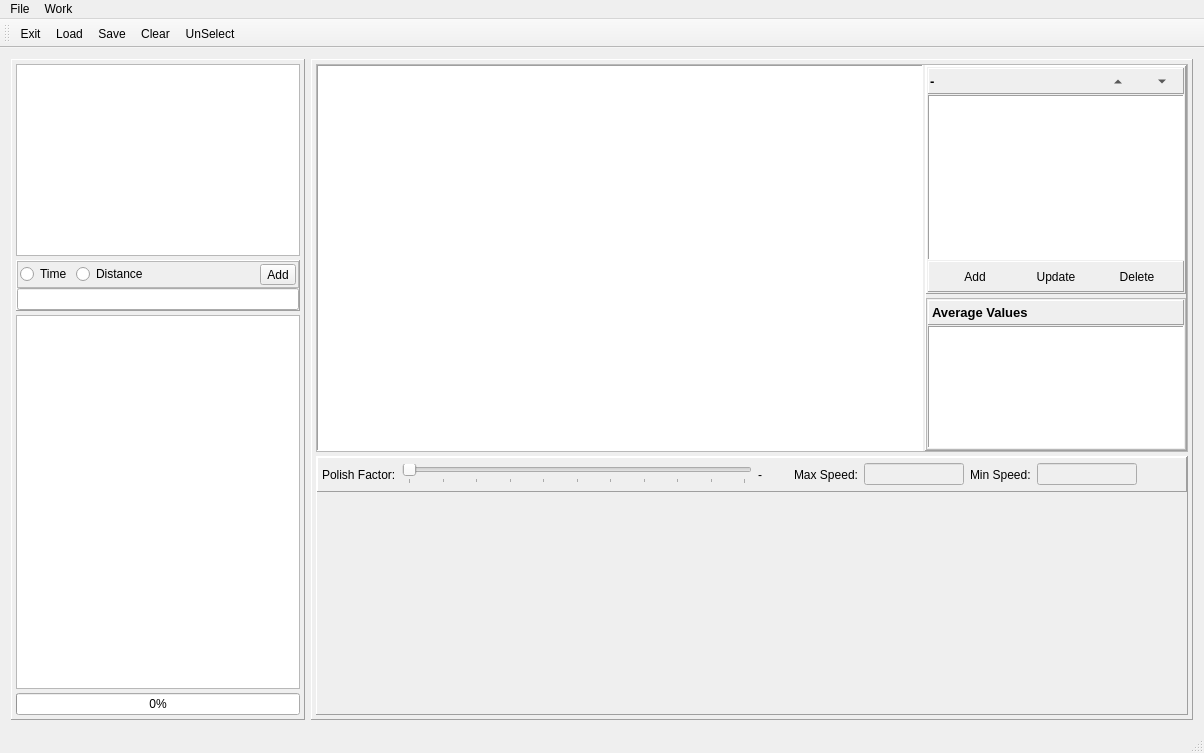
<?xml version="1.0" encoding="UTF-8"?>
<ui version="4.0">
 <class>MainWindow</class>
 <widget class="QMainWindow" name="MainWindow">
  <property name="geometry">
   <rect>
    <x>0</x>
    <y>0</y>
    <width>1204</width>
    <height>753</height>
   </rect>
  </property>
  <property name="windowTitle">
   <string>MainWindow</string>
  </property>
  <widget class="QWidget" name="centralWidget">
   <layout class="QHBoxLayout" name="horizontalLayout">
    <item>
     <widget class="QFrame" name="frame_activity">
      <property name="sizePolicy">
       <sizepolicy hsizetype="Preferred" vsizetype="Preferred">
        <horstretch>1</horstretch>
        <verstretch>0</verstretch>
       </sizepolicy>
      </property>
      <property name="minimumSize">
       <size>
        <width>250</width>
        <height>0</height>
       </size>
      </property>
      <property name="maximumSize">
       <size>
        <width>350</width>
        <height>16777215</height>
       </size>
      </property>
      <property name="frameShape">
       <enum>QFrame::Panel</enum>
      </property>
      <property name="frameShadow">
       <enum>QFrame::Raised</enum>
      </property>
      <layout class="QVBoxLayout" name="verticalLayout">
       <property name="spacing">
        <number>4</number>
       </property>
       <property name="leftMargin">
        <number>4</number>
       </property>
       <property name="topMargin">
        <number>4</number>
       </property>
       <property name="rightMargin">
        <number>4</number>
       </property>
       <property name="bottomMargin">
        <number>4</number>
       </property>
       <item>
        <widget class="QTableView" name="tableView_actInfo">
         <property name="minimumSize">
          <size>
           <width>0</width>
           <height>0</height>
          </size>
         </property>
         <property name="showGrid">
          <bool>true</bool>
         </property>
         <property name="gridStyle">
          <enum>Qt::SolidLine</enum>
         </property>
        </widget>
       </item>
       <item>
        <widget class="QFrame" name="frame_content">
         <property name="minimumSize">
          <size>
           <width>0</width>
           <height>50</height>
          </size>
         </property>
         <property name="frameShape">
          <enum>QFrame::Panel</enum>
         </property>
         <property name="frameShadow">
          <enum>QFrame::Raised</enum>
         </property>
         <layout class="QVBoxLayout" name="verticalLayout_4">
          <property name="spacing">
           <number>0</number>
          </property>
          <property name="leftMargin">
           <number>0</number>
          </property>
          <property name="topMargin">
           <number>0</number>
          </property>
          <property name="rightMargin">
           <number>0</number>
          </property>
          <property name="bottomMargin">
           <number>0</number>
          </property>
          <item>
           <widget class="QFrame" name="frame_contentControl">
            <property name="frameShape">
             <enum>QFrame::StyledPanel</enum>
            </property>
            <property name="frameShadow">
             <enum>QFrame::Raised</enum>
            </property>
            <layout class="QHBoxLayout" name="horizontalLayout_2">
             <property name="spacing">
              <number>4</number>
             </property>
             <property name="leftMargin">
              <number>2</number>
             </property>
             <property name="topMargin">
              <number>2</number>
             </property>
             <property name="rightMargin">
              <number>2</number>
             </property>
             <property name="bottomMargin">
              <number>2</number>
             </property>
             <item>
              <widget class="QRadioButton" name="radioButton_time">
               <property name="text">
                <string>Time</string>
               </property>
              </widget>
             </item>
             <item>
              <widget class="QRadioButton" name="radioButton_distance">
               <property name="text">
                <string>Distance</string>
               </property>
              </widget>
             </item>
             <item>
              <spacer name="horizontalSpacer">
               <property name="orientation">
                <enum>Qt::Horizontal</enum>
               </property>
               <property name="sizeHint" stdset="0">
                <size>
                 <width>40</width>
                 <height>20</height>
                </size>
               </property>
              </spacer>
             </item>
             <item>
              <widget class="QToolButton" name="toolButton_putInt">
               <property name="text">
                <string>Add</string>
               </property>
              </widget>
             </item>
            </layout>
           </widget>
          </item>
          <item>
           <widget class="QLineEdit" name="lineEdit_workcontent"/>
          </item>
         </layout>
        </widget>
       </item>
       <item>
        <widget class="QListView" name="listView_files">
         <property name="sizePolicy">
          <sizepolicy hsizetype="Expanding" vsizetype="Expanding">
           <horstretch>0</horstretch>
           <verstretch>2</verstretch>
          </sizepolicy>
         </property>
        </widget>
       </item>
       <item>
        <widget class="QProgressBar" name="progressBar_save">
         <property name="value">
          <number>0</number>
         </property>
         <property name="alignment">
          <set>Qt::AlignJustify|Qt::AlignVCenter</set>
         </property>
         <property name="textVisible">
          <bool>true</bool>
         </property>
        </widget>
       </item>
      </layout>
     </widget>
    </item>
    <item>
     <widget class="QFrame" name="frame_workout">
      <property name="sizePolicy">
       <sizepolicy hsizetype="Preferred" vsizetype="Preferred">
        <horstretch>3</horstretch>
        <verstretch>0</verstretch>
       </sizepolicy>
      </property>
      <property name="frameShape">
       <enum>QFrame::Panel</enum>
      </property>
      <property name="frameShadow">
       <enum>QFrame::Raised</enum>
      </property>
      <layout class="QVBoxLayout" name="verticalLayout_2">
       <property name="spacing">
        <number>4</number>
       </property>
       <property name="leftMargin">
        <number>4</number>
       </property>
       <property name="topMargin">
        <number>4</number>
       </property>
       <property name="rightMargin">
        <number>4</number>
       </property>
       <property name="bottomMargin">
        <number>4</number>
       </property>
       <item>
        <widget class="QFrame" name="frame_intervall">
         <property name="sizePolicy">
          <sizepolicy hsizetype="Preferred" vsizetype="Preferred">
           <horstretch>0</horstretch>
           <verstretch>3</verstretch>
          </sizepolicy>
         </property>
         <property name="frameShape">
          <enum>QFrame::StyledPanel</enum>
         </property>
         <property name="frameShadow">
          <enum>QFrame::Raised</enum>
         </property>
         <layout class="QHBoxLayout" name="horizontalLayout_3">
          <property name="spacing">
           <number>2</number>
          </property>
          <property name="leftMargin">
           <number>0</number>
          </property>
          <property name="topMargin">
           <number>0</number>
          </property>
          <property name="rightMargin">
           <number>0</number>
          </property>
          <property name="bottomMargin">
           <number>0</number>
          </property>
          <item>
           <widget class="QTreeView" name="treeView_intervall">
            <property name="sizePolicy">
             <sizepolicy hsizetype="Expanding" vsizetype="Expanding">
              <horstretch>3</horstretch>
              <verstretch>0</verstretch>
             </sizepolicy>
            </property>
            <property name="font">
             <font>
              <pointsize>10</pointsize>
             </font>
            </property>
            <property name="autoFillBackground">
             <bool>false</bool>
            </property>
            <property name="frameShape">
             <enum>QFrame::Panel</enum>
            </property>
           </widget>
          </item>
          <item>
           <widget class="QFrame" name="frame_selection">
            <property name="minimumSize">
             <size>
              <width>0</width>
              <height>300</height>
             </size>
            </property>
            <property name="frameShape">
             <enum>QFrame::Panel</enum>
            </property>
            <property name="frameShadow">
             <enum>QFrame::Raised</enum>
            </property>
            <layout class="QVBoxLayout" name="verticalLayout_5">
             <property name="spacing">
              <number>4</number>
             </property>
             <property name="leftMargin">
              <number>0</number>
             </property>
             <property name="topMargin">
              <number>0</number>
             </property>
             <property name="rightMargin">
              <number>0</number>
             </property>
             <property name="bottomMargin">
              <number>0</number>
             </property>
             <item>
              <widget class="QFrame" name="frame_editInt">
               <property name="sizePolicy">
                <sizepolicy hsizetype="Preferred" vsizetype="Preferred">
                 <horstretch>0</horstretch>
                 <verstretch>3</verstretch>
                </sizepolicy>
               </property>
               <property name="frameShape">
                <enum>QFrame::Panel</enum>
               </property>
               <property name="frameShadow">
                <enum>QFrame::Raised</enum>
               </property>
               <layout class="QVBoxLayout" name="verticalLayout_7">
                <property name="spacing">
                 <number>1</number>
                </property>
                <property name="leftMargin">
                 <number>1</number>
                </property>
                <property name="topMargin">
                 <number>1</number>
                </property>
                <property name="rightMargin">
                 <number>1</number>
                </property>
                <property name="bottomMargin">
                 <number>1</number>
                </property>
                <item>
                 <widget class="QFrame" name="frame_int">
                  <property name="frameShape">
                   <enum>QFrame::Panel</enum>
                  </property>
                  <property name="frameShadow">
                   <enum>QFrame::Raised</enum>
                  </property>
                  <layout class="QHBoxLayout" name="horizontalLayout_5">
                   <property name="spacing">
                    <number>4</number>
                   </property>
                   <property name="leftMargin">
                    <number>1</number>
                   </property>
                   <property name="topMargin">
                    <number>1</number>
                   </property>
                   <property name="rightMargin">
                    <number>1</number>
                   </property>
                   <property name="bottomMargin">
                    <number>0</number>
                   </property>
                   <item>
                    <widget class="QLabel" name="label_lapType">
                     <property name="font">
                      <font>
                       <pointsize>10</pointsize>
                       <weight>75</weight>
                       <bold>true</bold>
                      </font>
                     </property>
                     <property name="frameShape">
                      <enum>QFrame::NoFrame</enum>
                     </property>
                     <property name="frameShadow">
                      <enum>QFrame::Raised</enum>
                     </property>
                     <property name="text">
                      <string>-</string>
                     </property>
                    </widget>
                   </item>
                   <item>
                    <widget class="QToolButton" name="toolButton_upInt">
                     <property name="minimumSize">
                      <size>
                       <width>40</width>
                       <height>0</height>
                      </size>
                     </property>
                     <property name="text">
                      <string>...</string>
                     </property>
                     <property name="autoRaise">
                      <bool>true</bool>
                     </property>
                     <property name="arrowType">
                      <enum>Qt::UpArrow</enum>
                     </property>
                    </widget>
                   </item>
                   <item>
                    <widget class="QToolButton" name="toolButton_downInt">
                     <property name="minimumSize">
                      <size>
                       <width>40</width>
                       <height>0</height>
                      </size>
                     </property>
                     <property name="text">
                      <string>...</string>
                     </property>
                     <property name="autoRaise">
                      <bool>true</bool>
                     </property>
                     <property name="arrowType">
                      <enum>Qt::DownArrow</enum>
                     </property>
                    </widget>
                   </item>
                  </layout>
                 </widget>
                </item>
                <item>
                 <widget class="QTableView" name="tableView_selectInt">
                  <property name="sizePolicy">
                   <sizepolicy hsizetype="Expanding" vsizetype="Expanding">
                    <horstretch>0</horstretch>
                    <verstretch>0</verstretch>
                   </sizepolicy>
                  </property>
                  <property name="maximumSize">
                   <size>
                    <width>300</width>
                    <height>16777215</height>
                   </size>
                  </property>
                  <property name="frameShape">
                   <enum>QFrame::Panel</enum>
                  </property>
                 </widget>
                </item>
                <item>
                 <widget class="QFrame" name="frame_controls">
                  <property name="frameShape">
                   <enum>QFrame::Panel</enum>
                  </property>
                  <property name="frameShadow">
                   <enum>QFrame::Raised</enum>
                  </property>
                  <layout class="QHBoxLayout" name="horizontalLayout_4">
                   <property name="spacing">
                    <number>2</number>
                   </property>
                   <property name="leftMargin">
                    <number>2</number>
                   </property>
                   <property name="topMargin">
                    <number>2</number>
                   </property>
                   <property name="rightMargin">
                    <number>2</number>
                   </property>
                   <property name="bottomMargin">
                    <number>2</number>
                   </property>
                   <item>
                    <widget class="QToolButton" name="toolButton_add">
                     <property name="minimumSize">
                      <size>
                       <width>70</width>
                       <height>25</height>
                      </size>
                     </property>
                     <property name="text">
                      <string>Add</string>
                     </property>
                     <property name="toolButtonStyle">
                      <enum>Qt::ToolButtonIconOnly</enum>
                     </property>
                     <property name="autoRaise">
                      <bool>true</bool>
                     </property>
                    </widget>
                   </item>
                   <item>
                    <widget class="QToolButton" name="toolButton_update">
                     <property name="minimumSize">
                      <size>
                       <width>70</width>
                       <height>25</height>
                      </size>
                     </property>
                     <property name="text">
                      <string>Update</string>
                     </property>
                     <property name="autoRaise">
                      <bool>true</bool>
                     </property>
                    </widget>
                   </item>
                   <item>
                    <widget class="QToolButton" name="toolButton_delete">
                     <property name="minimumSize">
                      <size>
                       <width>70</width>
                       <height>25</height>
                      </size>
                     </property>
                     <property name="text">
                      <string>Delete</string>
                     </property>
                     <property name="autoRaise">
                      <bool>true</bool>
                     </property>
                    </widget>
                   </item>
                  </layout>
                 </widget>
                </item>
               </layout>
              </widget>
             </item>
             <item>
              <widget class="QFrame" name="frame_avg">
               <property name="sizePolicy">
                <sizepolicy hsizetype="Preferred" vsizetype="Preferred">
                 <horstretch>0</horstretch>
                 <verstretch>2</verstretch>
                </sizepolicy>
               </property>
               <property name="frameShape">
                <enum>QFrame::StyledPanel</enum>
               </property>
               <property name="frameShadow">
                <enum>QFrame::Raised</enum>
               </property>
               <layout class="QVBoxLayout" name="verticalLayout_6">
                <property name="spacing">
                 <number>1</number>
                </property>
                <property name="leftMargin">
                 <number>1</number>
                </property>
                <property name="topMargin">
                 <number>1</number>
                </property>
                <property name="rightMargin">
                 <number>1</number>
                </property>
                <property name="bottomMargin">
                 <number>1</number>
                </property>
                <item>
                 <widget class="QLabel" name="label_avg">
                  <property name="minimumSize">
                   <size>
                    <width>0</width>
                    <height>25</height>
                   </size>
                  </property>
                  <property name="font">
                   <font>
                    <pointsize>10</pointsize>
                    <weight>75</weight>
                    <bold>true</bold>
                   </font>
                  </property>
                  <property name="frameShape">
                   <enum>QFrame::Panel</enum>
                  </property>
                  <property name="frameShadow">
                   <enum>QFrame::Raised</enum>
                  </property>
                  <property name="text">
                   <string>Average Values</string>
                  </property>
                 </widget>
                </item>
                <item>
                 <widget class="QTableView" name="tableView_avgValues">
                  <property name="sizePolicy">
                   <sizepolicy hsizetype="Expanding" vsizetype="Expanding">
                    <horstretch>0</horstretch>
                    <verstretch>0</verstretch>
                   </sizepolicy>
                  </property>
                  <property name="frameShape">
                   <enum>QFrame::Panel</enum>
                  </property>
                 </widget>
                </item>
               </layout>
              </widget>
             </item>
            </layout>
           </widget>
          </item>
         </layout>
        </widget>
       </item>
       <item>
        <widget class="QFrame" name="frame_polish">
         <property name="sizePolicy">
          <sizepolicy hsizetype="Preferred" vsizetype="Preferred">
           <horstretch>0</horstretch>
           <verstretch>2</verstretch>
          </sizepolicy>
         </property>
         <property name="frameShape">
          <enum>QFrame::Panel</enum>
         </property>
         <property name="frameShadow">
          <enum>QFrame::Raised</enum>
         </property>
         <layout class="QVBoxLayout" name="verticalLayout_3">
          <property name="spacing">
           <number>0</number>
          </property>
          <property name="leftMargin">
           <number>0</number>
          </property>
          <property name="topMargin">
           <number>0</number>
          </property>
          <property name="rightMargin">
           <number>0</number>
          </property>
          <property name="bottomMargin">
           <number>0</number>
          </property>
          <item>
           <widget class="QFrame" name="frame_control">
            <property name="sizePolicy">
             <sizepolicy hsizetype="Preferred" vsizetype="Preferred">
              <horstretch>0</horstretch>
              <verstretch>1</verstretch>
             </sizepolicy>
            </property>
            <property name="minimumSize">
             <size>
              <width>0</width>
              <height>25</height>
             </size>
            </property>
            <property name="maximumSize">
             <size>
              <width>16777215</width>
              <height>35</height>
             </size>
            </property>
            <property name="frameShape">
             <enum>QFrame::Panel</enum>
            </property>
            <property name="frameShadow">
             <enum>QFrame::Raised</enum>
            </property>
            <layout class="QHBoxLayout" name="horizontalLayout_6">
             <property name="leftMargin">
              <number>4</number>
             </property>
             <property name="topMargin">
              <number>4</number>
             </property>
             <property name="rightMargin">
              <number>4</number>
             </property>
             <property name="bottomMargin">
              <number>4</number>
             </property>
             <item>
              <widget class="QLabel" name="label">
               <property name="text">
                <string>Polish Factor:</string>
               </property>
              </widget>
             </item>
             <item>
              <widget class="QSlider" name="horizontalSlider_factor">
               <property name="minimumSize">
                <size>
                 <width>350</width>
                 <height>0</height>
                </size>
               </property>
               <property name="maximum">
                <number>10</number>
               </property>
               <property name="pageStep">
                <number>1</number>
               </property>
               <property name="value">
                <number>0</number>
               </property>
               <property name="sliderPosition">
                <number>0</number>
               </property>
               <property name="orientation">
                <enum>Qt::Horizontal</enum>
               </property>
               <property name="tickPosition">
                <enum>QSlider::TicksBelow</enum>
               </property>
               <property name="tickInterval">
                <number>1</number>
               </property>
              </widget>
             </item>
             <item>
              <widget class="QLabel" name="label_factorValue">
               <property name="minimumSize">
                <size>
                 <width>30</width>
                 <height>0</height>
                </size>
               </property>
               <property name="text">
                <string>-</string>
               </property>
              </widget>
             </item>
             <item>
              <widget class="QLabel" name="label_2">
               <property name="text">
                <string>Max Speed:</string>
               </property>
              </widget>
             </item>
             <item>
              <widget class="QLineEdit" name="lineEdit_polMax">
               <property name="enabled">
                <bool>false</bool>
               </property>
               <property name="maximumSize">
                <size>
                 <width>100</width>
                 <height>16777215</height>
                </size>
               </property>
              </widget>
             </item>
             <item>
              <widget class="QLabel" name="label_3">
               <property name="text">
                <string>Min Speed:</string>
               </property>
              </widget>
             </item>
             <item>
              <widget class="QLineEdit" name="lineEdit_polMin">
               <property name="enabled">
                <bool>false</bool>
               </property>
               <property name="minimumSize">
                <size>
                 <width>0</width>
                 <height>0</height>
                </size>
               </property>
               <property name="maximumSize">
                <size>
                 <width>100</width>
                 <height>16777215</height>
                </size>
               </property>
              </widget>
             </item>
             <item>
              <spacer name="horizontalSpacer_3">
               <property name="orientation">
                <enum>Qt::Horizontal</enum>
               </property>
               <property name="sizeHint" stdset="0">
                <size>
                 <width>40</width>
                 <height>20</height>
                </size>
               </property>
              </spacer>
             </item>
            </layout>
           </widget>
          </item>
          <item>
           <widget class="QCustomPlot" name="widget_plot" native="true">
            <property name="sizePolicy">
             <sizepolicy hsizetype="Preferred" vsizetype="Preferred">
              <horstretch>0</horstretch>
              <verstretch>5</verstretch>
             </sizepolicy>
            </property>
           </widget>
          </item>
         </layout>
        </widget>
       </item>
      </layout>
     </widget>
    </item>
   </layout>
  </widget>
  <widget class="QMenuBar" name="menuBar">
   <property name="geometry">
    <rect>
     <x>0</x>
     <y>0</y>
     <width>1204</width>
     <height>21</height>
    </rect>
   </property>
   <widget class="QMenu" name="menuFile">
    <property name="title">
     <string>File</string>
    </property>
    <addaction name="actionLoad"/>
    <addaction name="actionExit"/>
    <addaction name="actionClear"/>
    <addaction name="actionSave"/>
   </widget>
   <widget class="QMenu" name="menuWork">
    <property name="title">
     <string>Work</string>
    </property>
    <addaction name="actionUnSelect"/>
   </widget>
   <addaction name="menuFile"/>
   <addaction name="menuWork"/>
  </widget>
  <widget class="QToolBar" name="mainToolBar">
   <attribute name="toolBarArea">
    <enum>TopToolBarArea</enum>
   </attribute>
   <attribute name="toolBarBreak">
    <bool>false</bool>
   </attribute>
   <addaction name="actionExit"/>
   <addaction name="actionLoad"/>
   <addaction name="actionSave"/>
   <addaction name="actionClear"/>
   <addaction name="actionUnSelect"/>
  </widget>
  <widget class="QStatusBar" name="statusBar"/>
  <action name="actionLoad">
   <property name="text">
    <string>Load</string>
   </property>
  </action>
  <action name="actionExit">
   <property name="text">
    <string>Exit</string>
   </property>
  </action>
  <action name="actionClear">
   <property name="text">
    <string>Clear</string>
   </property>
  </action>
  <action name="actionUnSelect">
   <property name="text">
    <string>UnSelect</string>
   </property>
  </action>
  <action name="actionSave">
   <property name="text">
    <string>Save</string>
   </property>
  </action>
 </widget>
 <layoutdefault spacing="6" margin="11"/>
 <customwidgets>
  <customwidget>
   <class>QCustomPlot</class>
   <extends>QWidget</extends>
   <header>qcustomplot.h</header>
   <container>1</container>
  </customwidget>
 </customwidgets>
 <resources/>
 <connections/>
</ui>
